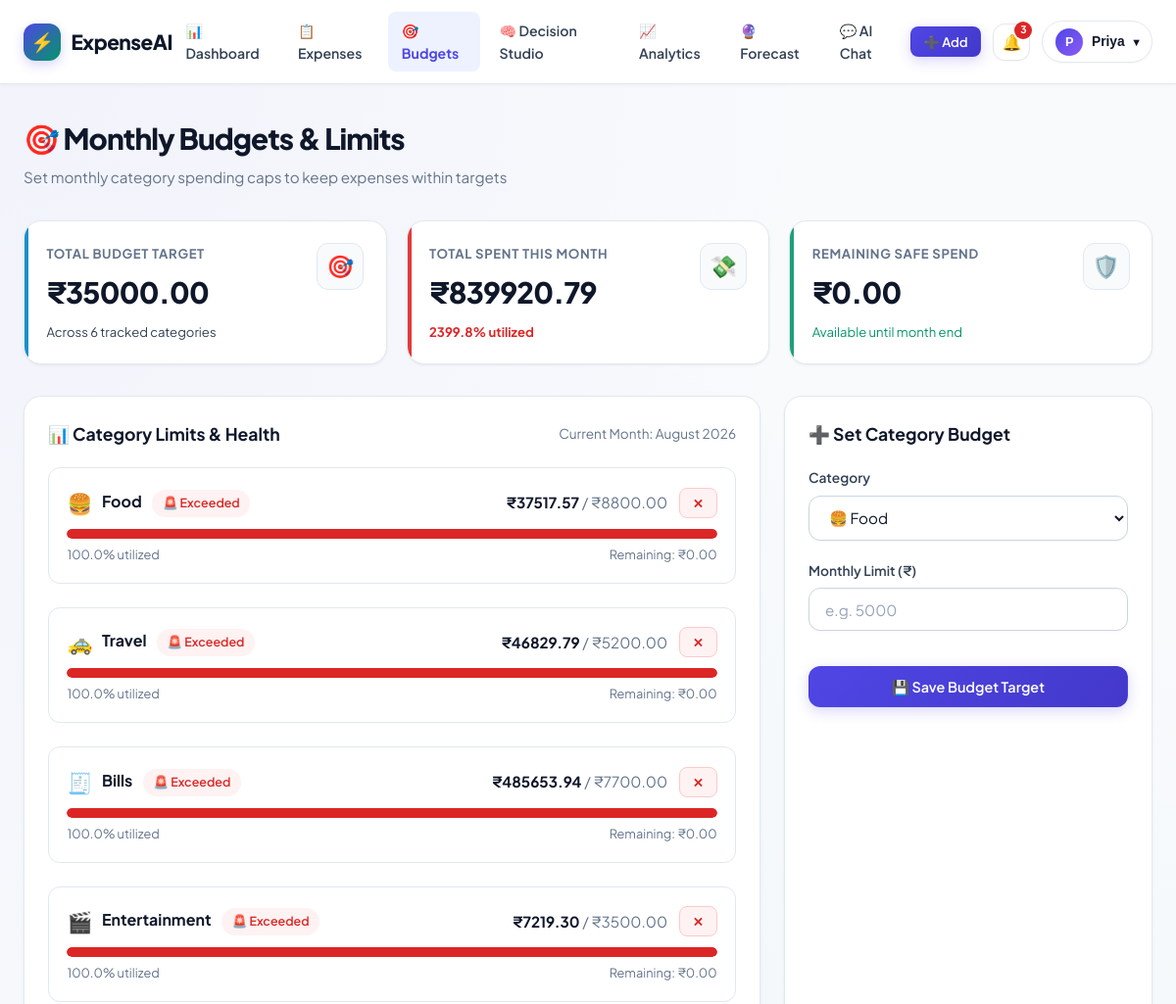
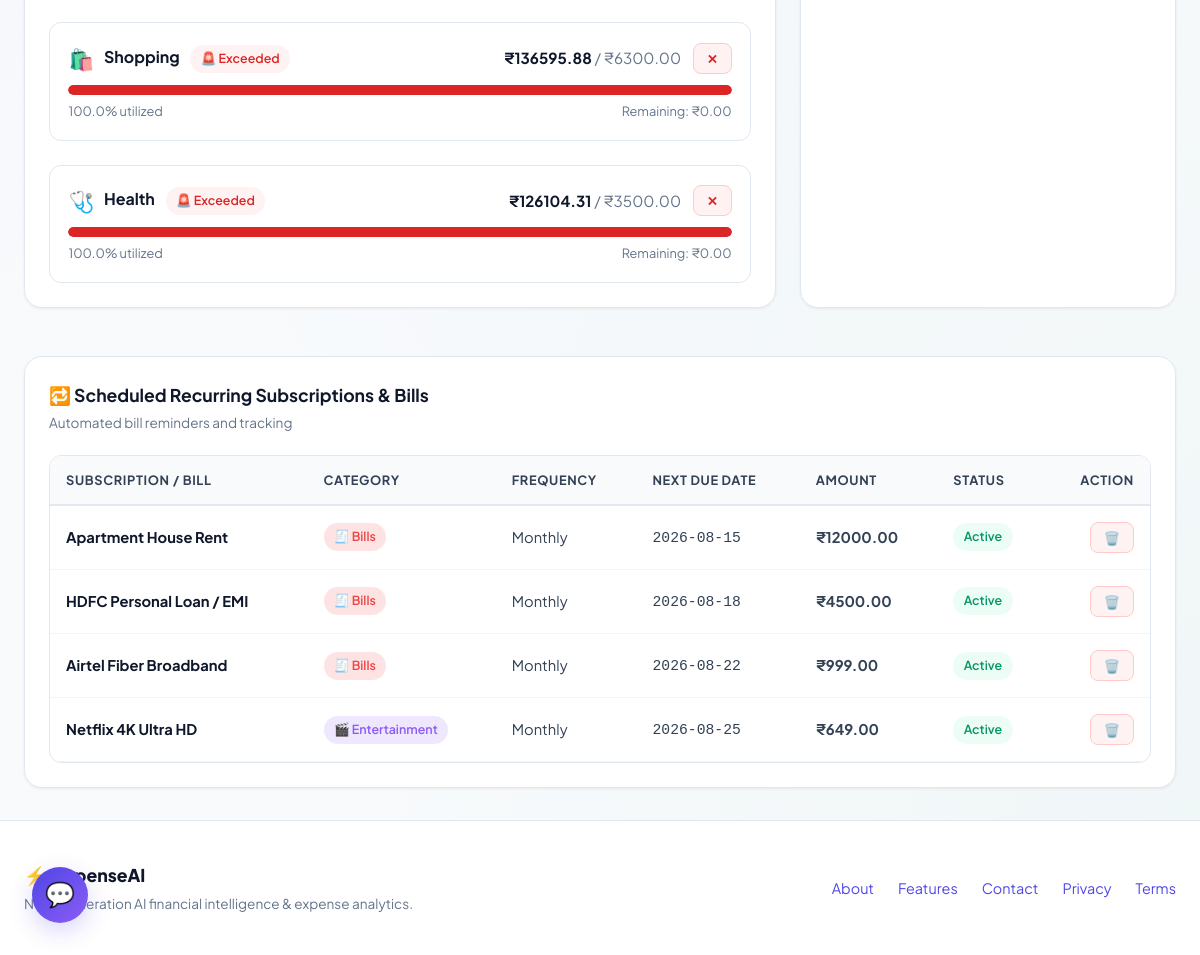
The app's page /budgets (signed in) with its own data (2 pictures, top to bottom).
### tables this page shows
CREATE TABLE budgets (
                    id INTEGER PRIMARY KEY AUTOINCREMENT,
                    user_id INTEGER NOT NULL,
                    category TEXT NOT NULL,
                    limit_amount REAL NOT NULL,
                    month TEXT NOT NULL,
                    created_at TEXT NOT NULL,
                    FOREIGN KEY(user_id) REFERENCES users(id) ON DELETE CASCADE
                );

CREATE TABLE recurring (
                    id INTEGER PRIMARY KEY AUTOINCREMENT,
                    user_id INTEGER NOT NULL,
                    description TEXT NOT NULL,
                    amount REAL NOT NULL,
                    category TEXT NOT NULL,
                    frequency TEXT NOT NULL,
                    next_due_date TEXT NOT NULL,
                    is_active INTEGER DEFAULT 1,
                    FOREIGN KEY(user_id) REFERENCES users(id) ON DELETE CASCADE
                );

### app.py (the view, shortened to what this page needs)
@app.route("/budgets", methods=["GET", "POST"])
@login_required
def budgets_page():
    uid = session["user_id"]
    curr_month = date.today().strftime("%Y-%m")
    budgets = db.get_user_budgets(uid, month=curr_month)
    recurring = db.list_recurring(uid)
    total_allocated_budget = sum(b["limit_amount"] for b in budgets)
    total_budget_spent = sum(b["spent"] for b in budgets)
    total_budget_remaining = max(0.0, total_allocated_budget - total_budget_spent)
    budget_utilization_pct = round((total_budget_spent / total_allocated_budget * 100), 1) if total_allocated_budget > 0 else 0
    return render_template(
        "budgets.html",
        title="Budgets & Recurring",
        budgets=budgets,
        recurring=recurring,
        current_month=curr_month,
        current_month_str=date.today().strftime("%B %Y"),
        total_allocated_budget=total_allocated_budget,
        total_budget_spent=total_budget_spent,
        total_budget_remaining=total_budget_remaining,
        budget_utilization_pct=budget_utilization_pct,
    )

### app.py (called while the page is built)
def login_required(view):
    @functools.wraps(view)
    def wrapped_view(**kwargs):
        if "user_id" not in session:
            flash("Please log in or try the instant demo to access this feature.", "warning")
            return redirect(url_for("login", next=request.path))
        return view(**kwargs)
    return wrapped_view

@app.context_processor
def inject_global_context():
    unread_count = 0
    curr_symbol = session.get("user_currency", "₹")
    if "user_id" in session:
        unread_count = db.count_unread_notifications(session["user_id"])
    return {
        "unread_notifs_count": unread_count,
        "today_date": date.today().isoformat(),
        "cat_meta": CATEGORY_METADATA,
        "currency": curr_symbol,
    }

### db.py (called while the page is built)
    def _get_connection(self) -> sqlite3.Connection:
        conn = sqlite3.connect(self.db_path)
        conn.row_factory = sqlite3.Row
        return conn

    def list_recurring(self, user_id: int) -> List[Dict]:
        with self._get_connection() as conn:
            rows = conn.execute("SELECT * FROM recurring WHERE user_id = ? ORDER BY next_due_date ASC", (user_id,)).fetchall()
            return [dict(r) for r in rows]

    def count_unread_notifications(self, user_id: int) -> int:
        with self._get_connection() as conn:
            row = conn.execute("SELECT COUNT(*) as c FROM notifications WHERE user_id = ? AND is_read = 0", (user_id,)).fetchone()
            return int(row["c"]) if row else 0

### templates/budgets.html (shortened to what this page needs)
{% extends "base.html" %}
{% block content %}
<div class="budgets-view">
    <div class="page-header">
        <div>
            <h1 class="page-title">
                <span>🎯 Monthly Budgets & Limits</span>
            </h1>
            <p class="page-subtitle">Set monthly category spending caps to keep expenses within targets</p>
        </div>
    </div>
    <div class="kpi-grid">
        <div class="kpi-card accent-cyan">
            <div>
                <div class="kpi-label">Total Budget Target</div>
                <div class="kpi-value">{{ currency }}{{ "%.2f"|format(total_allocated_budget) }}</div>
                <div class="kpi-subtext">Across {{ budgets|length }} tracked categories</div>
            </div>
            <div class="kpi-icon-box" style="color: var(--info);">🎯</div>
        </div>
        <div class="kpi-card accent-rose">
            <div>
                <div class="kpi-label">Total Spent This Month</div>
                <div class="kpi-value">{{ currency }}{{ "%.2f"|format(total_budget_spent) }}</div>
                <div class="kpi-subtext">
                    <strong style="color: {% if budget_utilization_pct > 90 %}var(--danger){% else %}var(--accent){% endif %};">
                        {{ budget_utilization_pct }}% utilized
                    </strong>
                </div>
            </div>
            <div class="kpi-icon-box" style="color: var(--danger);">💸</div>
        </div>
        <div class="kpi-card accent-emerald">
            <div>
                <div class="kpi-label">Remaining Safe Spend</div>
                <div class="kpi-value">{{ currency }}{{ "%.2f"|format(total_budget_remaining) }}</div>
                <div class="kpi-subtext" style="color: var(--accent);">Available until month end</div>
            </div>
            <div class="kpi-icon-box" style="color: var(--accent);">🛡️</div>
        </div>
    </div>
    <div style="display: grid; grid-template-columns: 2fr 1fr; gap: 1.5rem; margin-bottom: 3rem;">
        <div class="card">
            <div class="card-header">
                <h3 class="card-title">📊 Category Limits & Health</h3>
                <span style="font-size: 0.85rem; color: var(--text-muted);">Current Month: {{ current_month_str }}</span>
            </div>
            {% if budgets and budgets|length > 0 %}
            <div style="display: flex; flex-direction: column; gap: 1.5rem;">
                {% for b in budgets %}
                <div style="padding: 1.15rem; background: var(--bg-surface); border: 1px solid var(--border-color); border-radius: var(--radius-md);">
                    <div style="display: flex; justify-content: space-between; align-items: center; margin-bottom: 0.6rem;">
                        <div style="display: flex; align-items: center; gap: 0.6rem;">
                            <span style="font-size: 1.3rem;">{{ cat_meta.get(b.category, {}).get('icon', '🏷️') }}</span>
                            <div>
                                <strong style="font-size: 1rem; color: var(--text-primary);">{{ b.category }}</strong>
                                {% if b.is_exceeded %}
                                <span class="badge" style="background: var(--danger-light); color: var(--danger); margin-left: 0.5rem;">🚨 Exceeded</span>
                                {% elif b.percentage >= 80 %}
                                <span class="badge" style="background: var(--warning-light); color: var(--warning); margin-left: 0.5rem;">⚠️ Warning</span>
                                {% else %}
                                <span class="badge" style="background: var(--accent-light); color: var(--accent); margin-left: 0.5rem;">🟢 On Track</span>
                                {% endif %}
                            </div>
                        </div>
                        <div style="display: flex; align-items: center; gap: 0.75rem;">
                            <span style="font-size: 0.95rem; font-weight: 700; color: var(--text-primary);">
                                {{ currency }}{{ "%.2f"|format(b.spent) }} <span style="font-weight: 400; color: var(--text-muted);">/ {{ currency }}{{ "%.2f"|format(b.limit_amount) }}</span>
                            </span>
                            <form action="{{ url_for('delete_budget_route', budget_id=b.id) }}" method="POST" onsubmit="return confirm('Remove budget for {{ b.category }}?');">
                                <button type="submit" class="btn btn-danger btn-sm" title="Delete Limit">✕</button>
                            </form>
                        </div>
                    </div>
                    <div style="width: 100%; height: 10px; background: var(--bg-input); border-radius: var(--radius-full); overflow: hidden; margin-bottom: 0.4rem;">
                        <div style="width: {{ b.percentage }}%; height: 100%; background: {% if b.percentage >= 100 %}var(--danger){% elif b.percentage >= 75 %}var(--warning){% else %}var(--accent){% endif %}; border-radius: var(--radius-full); transition: width 0.6s ease;"></div>
                    </div>
                    <div style="display: flex; justify-content: space-between; font-size: 0.8rem; color: var(--text-muted);">
                        <span>{{ b.percentage }}% utilized</span>
                        <span>Remaining: {{ currency }}{{ "%.2f"|format(b.remaining) }}</span>
                    </div>
                </div>
                {% endfor %}
            </div>
            {% else %}
            <div class="empty-state">
                <div class="empty-icon">🎯</div>
                <h4 class="empty-title">No Category Budgets Set</h4>
                <p class="empty-desc">Create your first category budget using the form on the right.</p>
            </div>
            {% endif %}
        </div>
        <div class="card">
            <div class="card-header">
                <h3 class="card-title">➕ Set Category Budget</h3>
            </div>
            <form action="{{ url_for('budgets_page') }}" method="POST">
                <div class="form-group">
                    <label class="form-label">Category</label>
                    <select name="category" class="form-select" required>
                        {% for cat in ['Food', 'Travel', 'Shopping', 'Bills', 'Entertainment', 'Health', 'Education', 'Investments', 'Other'] %}
                        <option value="{{ cat }}">{{ cat_meta.get(cat, {}).get('icon', '🏷️') }} {{ cat }}</option>
                        {% endfor %}
                    </select>
                </div>
                <div class="form-group">
                    <label class="form-label">Monthly Limit ({{ currency }})</label>
                    <input type="number" step="100" min="100" name="limit_amount" class="form-control" placeholder="e.g. 5000" required>
                </div>
                <button type="submit" class="btn btn-primary" style="width: 100%; justify-content: center; margin-top: 1rem;">
                    💾 Save Budget Target
                </button>
            </form>
        </div>
    </div>
    <div class="card">
        <div class="card-header">
            <div>
                <h3 class="card-title">🔁 Scheduled Recurring Subscriptions & Bills</h3>
                <span style="font-size: 0.85rem; color: var(--text-muted);">Automated bill reminders and tracking</span>
            </div>
        </div>
        {% if recurring and recurring|length > 0 %}
        <div class="table-responsive">
            <table class="table">
                <thead>
                    <tr>
                        <th>Subscription / Bill</th>
                        <th>Category</th>
                        <th>Frequency</th>
                        <th>Next Due Date</th>
                        <th>Amount</th>
                        <th>Status</th>
                        <th style="text-align: right;">Action</th>
                    </tr>
                </thead>
                <tbody>
                    {% for r in recurring %}
                    <tr>
                        <td><strong style="color: var(--text-primary);">{{ r.description }}</strong></td>
                        <td>
                            <span class="badge" style="background: {{ cat_meta.get(r.category, {}).get('bg', 'rgba(255,255,255,0.1)') }}; color: {{ cat_meta.get(r.category, {}).get('color', 'var(--text-primary)') }};">
                                {{ cat_meta.get(r.category, {}).get('icon', '🏷️') }} {{ r.category }}
                            </span>
                        </td>
                        <td>{{ r.frequency }}</td>
                        <td><code>{{ r.next_due_date }}</code></td>
                        <td><strong>{{ currency }}{{ "%.2f"|format(r.amount) }}</strong></td>
                        <td>
                            {% if r.is_active %}
                            <span class="badge" style="background: var(--accent-light); color: var(--accent);">Active</span>
                            {% else %}
                            <span class="badge" style="background: var(--bg-input); color: var(--text-muted);">Paused</span>
                            {% endif %}
                        </td>
                        <td style="text-align: right;">
                            <form action="{{ url_for('delete_recurring_route', recurring_id=r.id) }}" method="POST" style="display: inline;">
                                <button type="submit" class="btn btn-danger btn-sm" title="Delete">🗑️</button>
                            </form>
                        </td>
                    </tr>
                    {% endfor %}
                </tbody>
            </table>
        </div>
        {% else %}
        <div class="empty-state" style="padding: 2rem 0;">
            <p class="empty-desc">No recurring subscriptions configured.</p>
        </div>
        {% endif %}
    </div>
</div>
{% endblock %}

### records on screen
budgets: get "🍔", category "Food", currency "₹", spent "37517.57", limit_amount "8800.00", percentage "100.0", remaining "0.00"
budgets: get "🚕", category "Travel", currency "₹", spent "46829.79", limit_amount "5200.00", percentage "100.0", remaining "0.00"
budgets: get "🧾", category "Bills", currency "₹", spent "485653.94", limit_amount "7700.00", percentage "100.0", remaining "0.00"
budgets: get "🎬", category "Entertainment", currency "₹", spent "7219.30", limit_amount "3500.00", percentage "100.0", remaining "0.00"
budgets: get "🛍️", category "Shopping", currency "₹", spent "136595.88", limit_amount "6300.00", percentage "100.0", remaining "0.00"
budgets: get "🩺", category "Health", currency "₹", spent "126104.31", limit_amount "3500.00", percentage "100.0", remaining "0.00"
recurring: description "Apartment House Rent", get "🧾", category "Bills", frequency "Monthly", next_due_date "2026-08-15", currency "₹", amount "12000.00", is_active "Active"
recurring: description "HDFC Personal Loan / EMI", get "🧾", category "Bills", frequency "Monthly", next_due_date "2026-08-18", currency "₹", amount "4500.00", is_active "Active"
recurring: description "Airtel Fiber Broadband", get "🧾", category "Bills", frequency "Monthly", next_due_date "2026-08-22", currency "₹", amount "999.00", is_active "Active"
recurring: description "Netflix 4K Ultra HD", get "🎬", category "Entertainment", frequency "Monthly", next_due_date "2026-08-25", currency "₹", amount "649.00", is_active "Active"

### other values on screen
{{ unread_notifs_count }} "3"
{{ (session.get('user_name', 'U'))[:1].upper() }} "P"
{{ (session.get('user_name', 'User')).split(' ')[0] }} "Priya"
{{ currency }} "₹"
{{ "%.2f"|format(total_allocated_budget) }} "35000.00"
{{ budgets|length }} "6"
{{ "%.2f"|format(total_budget_spent) }} "839920.79"
{{ budget_utilization_pct }} "2399.8"
{{ "%.2f"|format(total_budget_remaining) }} "0.00"
form field category "🍔 Food"
